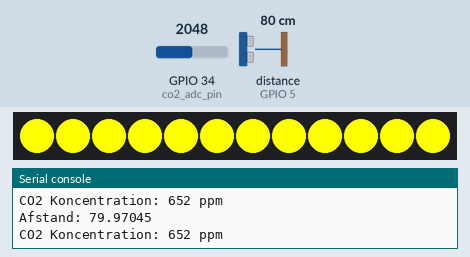
This program was run on a simulated ESP32 board running MicroPython. Shown: 12 RGB LEDs in strip order, left to right, the last lines printed to the serial console. Inputs (shaded band) come from the test bench; at power-on: distance to the obstacle (sensor on GPIO 5) 80 cm, GPIO 34 (co2_adc_pin) = 2048 (analog values on the 0–4095 scale). The echo pulse lasts 58.3 µs per cm; WiFi joins after 1.5 s; no MQTT or app messages arrive unless stated; web requests get an empty 200 reply after 0.4 s; the clock reads 2024-03-15 10:24:30 at power-on unless the program sets it.

Above: at 2.2 s.
2.3 s: distance to the obstacle (sensor on GPIO 5) set to 22 cm
4.2 s: distance to the obstacle (sensor on GPIO 5) set to 17 cm
At 6.0 s:
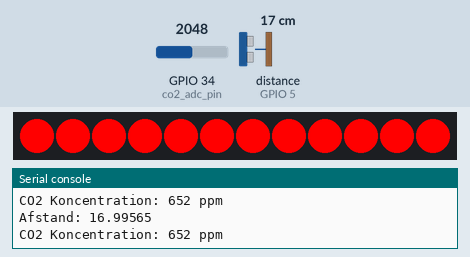
At 24.8 s:
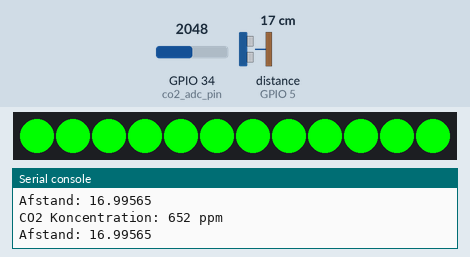
Timing chart, 0 to 25.7 s (numbered marks = the images above; inputs shaded):
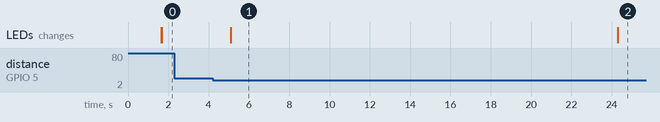

The program:

main.py
```python
import urequests  # Giver os adgang til urequests biblioteket for at sende HTTP-anmodninger til IFTTT
import time # Giver os adgang at kunne sætte delay
import machine # Giver os adgang til pins på vores esp32
import network # Giver os adgang til at kunne forbinde til wifi
from umqtt.simple import MQTTClient # Giver os adgang til at kunne komunikere med mqtt
import neopixel # Giver os adgang til at kunne styre led'erne på vores neopixel

# Funktion til at læse afstand fra ultralydssensoren
def read_distance():
    trigger.value(1)
    time.sleep_us(10)
    trigger.value(0)

    while echo.value() == 0:
        pulse_start = time.ticks_us()

    while echo.value() == 1:
        pulse_end = time.ticks_us()

    pulse_duration = time.ticks_diff(pulse_end, pulse_start)
    return (pulse_duration * 0.0343) / 2

# Konfiguration af WiFi, MQTT og IFTTT for at sende SMS
ssid = "Testnet"
password = "123456789"
mqtt_server = "192.168.152.153"
mqtt_port = 1883
mqtt_user = "ioht"
mqtt_password = "kasper3600"
ultrasonic_topic = b"ultrasonic"
co2_topic = b"co2"
ifttt_event = "sensor"
ifttt_key = "wlY_6DPb1__JuVgv8l3Ch"

# Her oprette vi de farver vi skal bruge til vores neopixel
NEOPIXEL_COLOR_RED = (255, 0, 0)
NEOPIXEL_COLOR_GREEN = (0, 255, 0)
NEOPIXEL_COLOR_YELLOW = (255, 255, 0)
NEOPIXEL_COLOR_BLUE = (0, 0, 255)

# En funktion til at oprette forbindelse til WiFi
def connect_to_wifi():
    station = network.WLAN(network.STA_IF)
    if not station.isconnected():
        print("Forbinder til WiFi...")
        station.active(True)
        station.connect(ssid, password)
        while not station.isconnected():
            pass
    print("Forbundet til WiFi")
    print(station.ifconfig())

# En funktion til at sende en HTTP-anmodning til IFTTT som gør at vi kan modtage sms
def send_ifttt_request():
    url = "http://maker.ifttt.com/trigger/{}/json/with/key/{}".format(ifttt_event, ifttt_key)
    response = urequests.post(url)
    print("IFTTT-anmodning sendt. Svarkode:", response.status_code)
    response.close()

# Funktion til at konvertere ADC-værdi fra MQ135 til CO2-koncentration i ppm
def adc_to_ppm(adc_value):
    adc_min, adc_max, co2_min, co2_max = 100, 3100, 10, 1000
    return int((adc_value - adc_min) * (co2_max - co2_min) / (adc_max - adc_min) + co2_min)

# Funktion til at kunne  indstille NeoPixel LED'en til en bestemt farve
def set_neopixel_color(color):
    np.fill(color)
    np.write()

while True:
    try:
        # Opret forbindelse til WiFi
        connect_to_wifi()

        # Opret MQTT forbindelse
        client = MQTTClient("sensor_client", mqtt_server, port=mqtt_port, user=mqtt_user, password=mqtt_password)

        client.connect()

        # Vælger hvilke pins vores ultralydssensor er på
        trigger_pin = 4
        echo_pin = 5
        trigger = machine.Pin(trigger_pin, machine.Pin.OUT)
        echo = machine.Pin(echo_pin, machine.Pin.IN)

        # Vælger hvilken pin vores mq135 er tilsluttet
        co2_adc_pin = machine.ADC(machine.Pin(34))

        # Vælger hvilke pins vores NeoPixel tilsluttet
        neopixel_pin = 22
        neopixel_leds = 12
        np = neopixel.NeoPixel(machine.Pin(neopixel_pin, machine.Pin.OUT), neopixel_leds)

        # Tidsvariabel til styring af at sørge for vores neopixel blive rød i 20 sekunder og at der ikke bliver sendt mqtt beskeder konstant
        mqtt_send_interval = 1  # sekunder
        neopixel_red_duration = 20  # sekunder
        last_mqtt_send_time = 0
        last_neopixel_red_time = 0
        update_sent = False  # Variabel til at tjekke, om en opdatering er blevet sendt


        while True:
            try:
                # Tjekker om der er wifi forbindelse og hvis ikke så skiftes farven til blå på nepoixel
                station = network.WLAN(network.STA_IF)
                if not station.isconnected():
                    set_neopixel_color(NEOPIXEL_COLOR_BLUE)  # Blå lys for tab af wifi forbindelse
                    print("Tabt forbindelse til WiFi. Genopretter forbindelse...")
                    connect_to_wifi()  # Forsøger automatisk at oprette forbindelse til wifi
                    break

                distance = read_distance()
                print("Afstand:", distance)

                # Sender ultralydsdata til MQTT, hvis afstanden er under 20 cm
                if distance < 20 and not update_sent:
                    client.publish(ultrasonic_topic, str(distance))
                    update_sent = True

                    # Aktivere IFTTT-anmodning, hvs  aftsnadne er under 20cm
                    send_ifttt_request()

            except Exception as ultrasonic_error:
                print("Fejl ved læsning af ultralydssensor:", ultrasonic_error)

            try:
                co2_adc_value = co2_adc_pin.read()
                co2_concentration = adc_to_ppm(co2_adc_value)
                print("CO2 Koncentration:", co2_concentration, "ppm")

                # Sender  CO2 til MQTT
                client.publish(co2_topic, str(co2_concentration))

                # NeoPixel farvelogik baseret på vores betingelser
                current_time = time.time()

                if update_sent:
                    if (current_time - last_neopixel_red_time) < neopixel_red_duration:
                        set_neopixel_color(NEOPIXEL_COLOR_RED)  # Rød
                    else:
                        update_sent = False  # Nulstiler update_sent
                        set_neopixel_color(NEOPIXEL_COLOR_GREEN)  # Grøn

                elif distance > 20 and co2_concentration > 600:
                    set_neopixel_color(NEOPIXEL_COLOR_YELLOW)  # Gul
                    update_sent = False  # Nulstiler update_sent
                    last_neopixel_red_time = current_time  # Opdater tiden for gul betingelse

                elif distance >= 20 and co2_concentration < 600:
                    set_neopixel_color(NEOPIXEL_COLOR_GREEN)  # Grøn
                    last_neopixel_red_time = current_time  # Opdater tiden for grøn betingelse

                # Nulstiler update_sent efter 20 sekunder
                if update_sent and (current_time - last_neopixel_red_time) >= neopixel_red_duration:
                    update_sent = False
                    last_neopixel_red_time = current_time

                # Sender ultralydsdata til MQTT hvert 1. sekund
                if current_time - last_mqtt_send_time >= mqtt_send_interval:
                    if not update_sent:  # Send kun, hvis en opdatering ikke er blevet sendt for at undgå spam
                        client.publish(ultrasonic_topic, str(distance))
                    last_mqtt_send_time = current_time

                time.sleep(0.5)

                # Kontroller vores mqtt forbindelse og lyser blå hvis forbindelsen til mqtt er mistet
                try:
                    client.ping()  # Dette vil kaste en undtagelse, hvis ikke forbundet
                except OSError:
                    set_neopixel_color(NEOPIXEL_COLOR_BLUE)  # Blå for tab af MQTT-forbindelse
                    print("Tabt forbindelse til MQTT. Genopretter forbindelse...")
                    client.connect()

            except Exception as main_loop_error:
                print("Fejl i hovedløkken:", main_loop_error)

    except Exception as main_loop_error:
        print("Hovedløkkefejl:", main_loop_error)
        time.sleep(5)  # venter 5 sekunder for at prøve at oprette forbindelse igen
```

Measured:
- the behaviour switches between 20 and 19 cm on distance to the obstacle (sensor on GPIO 5) (found by bisection; images 0 and 1)
- after the input at 4.2 s, the LEDs: change after 0.91 s (image 1)
- what the display in image 1 shows lasts 19.2 s, from 5.1 s to 24.3 s
